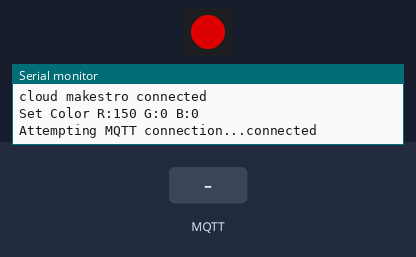
Bench run of a sketch on a simulated ESP8266 (NodeMCU). On the bench: 1 RGB LEDs in strip order, left to right, the last lines printed to the serial monitor. The test bench sets the inputs (shaded band). Dim RGB values are drawn brighter than linear; WiFi joins after 1.5 s; servers stay silent unless stated; no MQTT or app messages arrive unless stated.

Above: at 2.7 s.
2.8 s: MQTT message "1" arrives on the first subscribed topic
At 3.3 s:
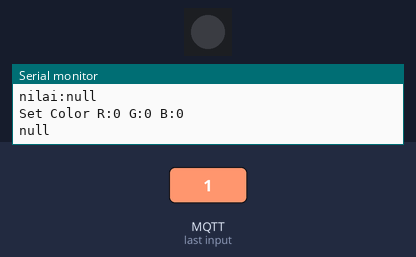
Timing chart, 0 to 5.8 s (numbered marks = the images above; inputs shaded):
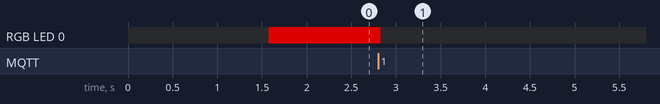

Measured:
- after the input at 2.8 s, RGB LED 0: RGB(150, 0, 0) → off at once

The sketch:

espectro_echo.ino
```cpp
//Echo Dot - Espectro

#include <Adafruit_NeoPixel.h>
#include <ESP8266WiFi.h>
#include <WiFiClient.h>
#include <ArduinoJson.h>
#include <PubSubClient.h>

//Pilih PIN RGB
#define PIN 3

//Jumlah neopixel led
#define NUMPIXELS 1

//Wifi name & pass
const char *ssid = "wifi berbayar";
const char *password = "123qweasd";
//mqtt setting
const char *topik = "mifmasterz/assistant/control";
const char* mqtt_server = "cloud.makestro.com";
const char *uname = "mifmasterz";
const char *pass = "123qweasd";
//library mqtt
WiFiClient espClient;
PubSubClient client(espClient);

//neopixel lib
Adafruit_NeoPixel pixels = Adafruit_NeoPixel(NUMPIXELS, PIN, NEO_GRB + NEO_KHZ800);

void setup()
{
    //konek ke wifi
    Serial.begin(9600);
    WiFi.begin(ssid, password);
    Serial.println("");
    // tunggu mpe konek
    while (WiFi.status() != WL_CONNECTED)
    {
        delay(500);
        Serial.print(".");
    }
    Serial.println("");
    Serial.print("Connected to ");
    Serial.println(ssid);
    Serial.print("IP address: ");
    Serial.println(WiFi.localIP());
    //konek ke mqtt
    client.setServer(mqtt_server, 1883);
    client.setCallback(callback);

    /*
    setting led
    putih : setColor(255,255,255);
    merah : setColor(150,0,0);
    ijo : setColor(0,150,0);
    biru : setColor(0,0,150);
    mati : setColor(0,0,0);
    */
    Serial.println("cloud makestro connected");
    pixels.begin(); // init NeoPixel library.
    setColor(150,0,0);
}

void callback(char* topic, byte* payload, unsigned int length) {
  Serial.print("Message arrived [");
  Serial.print(topic);
  Serial.print("] ");
  char msg[255];
  DynamicJsonBuffer jsonBuffer;
  //convert byte to array char
  for(int i =0; i<length; i++){
     msg[i] = (char)payload[i];
  }
  //parse json
  JsonObject& root = jsonBuffer.parseObject(msg);

  String request1 = root["request"];
  String  reference1 = root["reference"];
  String  value1 = root["value"];

  Serial.println();
  Serial.println("nilai:" + value1);
  //cek nilainya
  if(value1=="1"){
    //blue color
    setColor(0,0,150);
  }else{
    //turn off
    setColor(0,0,0);
  }
  // buang json ke serial untuk debug
  String output;
  root.printTo(output);
  Serial.println(output);

}

void reconnect() {
  // loop sampe bisa konek lagi
  while (!client.connected()) {
    Serial.print("Attempting MQTT connection...");
    // coba konek
    if (client.connect("espectro_client", uname, pass)) {
      Serial.println("connected");
      //subscribe ke topik
      client.subscribe(topik);
    } else {
      Serial.print("failed, rc=");
      Serial.print(client.state());
      Serial.println(" try again in 5 seconds");
      // delay 5 detik
      delay(5000);
    }
  }
}

void setColor(int R, int G, int B)
{
    //cetak ke serial jika ada pergantian warna dari web
    Serial.println("Set Color R:"+String(R)+" G:"+String(G)+" B:"+String(B));
    // pixels.Color takes RGB values, from 0,0,0 up to 255,255,255
    //set warna led ke 0
    pixels.setPixelColor(0, pixels.Color(R, G, B));

    pixels.show();
}


void loop()
{
  //kalau belom konek ke mqtt konek dulu lah...
  if (!client.connected()) {
      reconnect();
    }
    client.loop();
}
```
